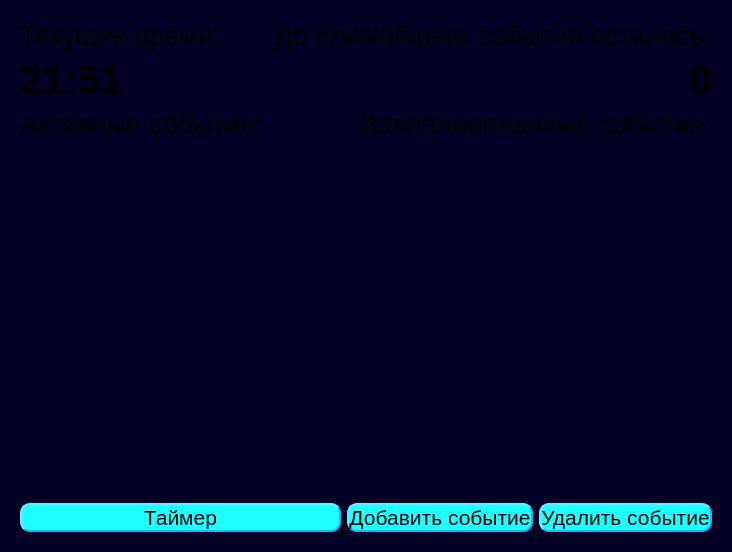
<?xml version="1.0" encoding="UTF-8"?>
<ui version="4.0">
 <class>MainWindow</class>
 <widget class="QMainWindow" name="MainWindow">
  <property name="geometry">
   <rect>
    <x>0</x>
    <y>0</y>
    <width>722</width>
    <height>552</height>
   </rect>
  </property>
  <property name="windowTitle">
   <string>Домашняя страница</string>
  </property>
  <property name="styleSheet">
   <string notr="true">background: rgb(2,0,36);
background: linear-gradient(90deg, rgba(2,0,36,1) 0%, rgba(9,9,121,1) 35%, rgba(0,212,255,1) 100%);</string>
  </property>
  <widget class="QWidget" name="centralwidget">
   <layout class="QGridLayout" name="gridLayout">
    <property name="leftMargin">
     <number>20</number>
    </property>
    <property name="topMargin">
     <number>20</number>
    </property>
    <property name="rightMargin">
     <number>20</number>
    </property>
    <property name="bottomMargin">
     <number>20</number>
    </property>
    <item row="1" column="2" colspan="3">
     <widget class="QLabel" name="our_timer">
      <property name="font">
       <font>
        <family>Yu Gothic UI</family>
        <pointsize>30</pointsize>
        <weight>75</weight>
        <bold>true</bold>
       </font>
      </property>
      <property name="text">
       <string>0</string>
      </property>
      <property name="alignment">
       <set>Qt::AlignRight|Qt::AlignTrailing|Qt::AlignVCenter</set>
      </property>
     </widget>
    </item>
    <item row="0" column="2" colspan="3">
     <widget class="QLabel" name="before_ev_label">
      <property name="font">
       <font>
        <family>Yu Gothic UI</family>
        <pointsize>20</pointsize>
       </font>
      </property>
      <property name="text">
       <string>До ближайшего события осталось:</string>
      </property>
      <property name="textFormat">
       <enum>Qt::AutoText</enum>
      </property>
      <property name="alignment">
       <set>Qt::AlignRight|Qt::AlignTrailing|Qt::AlignVCenter</set>
      </property>
     </widget>
    </item>
    <item row="5" column="4">
     <widget class="QPushButton" name="delete_event">
      <property name="font">
       <font>
        <family>Yu Gothic UI</family>
        <pointsize>16</pointsize>
       </font>
      </property>
      <property name="cursor">
       <cursorShape>PointingHandCursor</cursorShape>
      </property>
      <property name="styleSheet">
       <string notr="true">QPushButton {
	background: rgb(32, 255, 255);
    border-style: outset;
    border-width: 2px;
    border-radius: 10px;
    border-color: rgb(0, 192, 255);
}</string>
      </property>
      <property name="text">
       <string>Удалить событие</string>
      </property>
     </widget>
    </item>
    <item row="2" column="0">
     <widget class="QLabel" name="active_evs_label">
      <property name="font">
       <font>
        <family>Yu Gothic UI</family>
        <pointsize>20</pointsize>
       </font>
      </property>
      <property name="text">
       <string>Активные события:</string>
      </property>
     </widget>
    </item>
    <item row="2" column="2" colspan="3">
     <widget class="QLabel" name="future_evs_label">
      <property name="font">
       <font>
        <family>Yu Gothic UI</family>
        <pointsize>20</pointsize>
       </font>
      </property>
      <property name="text">
       <string>Запланированные события:</string>
      </property>
      <property name="alignment">
       <set>Qt::AlignRight|Qt::AlignTrailing|Qt::AlignVCenter</set>
      </property>
     </widget>
    </item>
    <item row="1" column="0">
     <widget class="QLabel" name="our_clock">
      <property name="font">
       <font>
        <family>Yu Gothic UI</family>
        <pointsize>30</pointsize>
        <weight>75</weight>
        <italic>false</italic>
        <bold>true</bold>
        <strikeout>false</strikeout>
        <kerning>true</kerning>
       </font>
      </property>
      <property name="autoFillBackground">
       <bool>false</bool>
      </property>
      <property name="styleSheet">
       <string notr="true">background: rgb(2,0,36);
background: linear-gradient(90deg, rgba(2,0,36,1) 0%, rgba(9,9,121,1) 35%, rgba(0,212,255,1) 100%);</string>
      </property>
      <property name="text">
       <string>21:51</string>
      </property>
      <property name="alignment">
       <set>Qt::AlignLeading|Qt::AlignLeft|Qt::AlignVCenter</set>
      </property>
     </widget>
    </item>
    <item row="0" column="0">
     <widget class="QLabel" name="cur_time_label">
      <property name="font">
       <font>
        <family>Yu Gothic UI</family>
        <pointsize>20</pointsize>
       </font>
      </property>
      <property name="text">
       <string>Текущее время:</string>
      </property>
     </widget>
    </item>
    <item row="5" column="3">
     <widget class="QPushButton" name="add_event_btn">
      <property name="font">
       <font>
        <family>Yu Gothic UI</family>
        <pointsize>16</pointsize>
       </font>
      </property>
      <property name="cursor">
       <cursorShape>PointingHandCursor</cursorShape>
      </property>
      <property name="styleSheet">
       <string notr="true">QPushButton {
	background: rgb(32, 255, 255);
    border-style: outset;
    border-width: 2px;
    border-radius: 10px;
    border-color: rgb(0, 192, 255);
}</string>
      </property>
      <property name="text">
       <string>Добавить событие</string>
      </property>
     </widget>
    </item>
    <item row="3" column="3" colspan="2">
     <widget class="QTextBrowser" name="future_evs_text">
      <property name="font">
       <font>
        <family>Yu Gothic UI</family>
        <pointsize>10</pointsize>
       </font>
      </property>
      <property name="styleSheet">
       <string notr="true">border-radius: 10px;</string>
      </property>
     </widget>
    </item>
    <item row="3" column="0" rowspan="2" colspan="3">
     <widget class="QTextBrowser" name="active_evs_text">
      <property name="font">
       <font>
        <family>Yu Gothic UI</family>
        <pointsize>10</pointsize>
       </font>
      </property>
      <property name="styleSheet">
       <string notr="true">border-radius: 10px;</string>
      </property>
     </widget>
    </item>
    <item row="5" column="0" colspan="3">
     <widget class="QPushButton" name="timer_btn">
      <property name="font">
       <font>
        <family>Yu Gothic UI</family>
        <pointsize>16</pointsize>
       </font>
      </property>
      <property name="cursor">
       <cursorShape>PointingHandCursor</cursorShape>
      </property>
      <property name="styleSheet">
       <string notr="true">QPushButton {
	background: rgb(32, 255, 255);
    border-style: outset;
    border-width: 2px;
    border-radius: 10px;
    border-color: rgb(0, 192, 255);
}</string>
      </property>
      <property name="text">
       <string>Таймер</string>
      </property>
     </widget>
    </item>
   </layout>
  </widget>
 </widget>
 <resources/>
 <connections/>
</ui>
